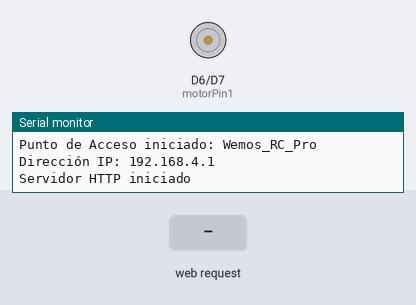
This sketch was run on a simulated ESP8266 (Wemos D1 mini). Shown: motor-driver pin pairs drawn as motors (green arrow = first pin HIGH = forward, orange = second pin HIGH = backward, longer = more drive, scaled by the enable pin), the last lines printed to the serial monitor. The inputs (shaded band) are chosen by the test bench.

Above: at 1.2 s.
1.3 s: HTTP request GET /forward received
At 2.0 s:
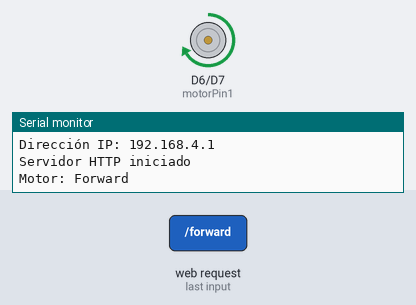
4.3 s: HTTP request GET /backward received
At 5.5 s:
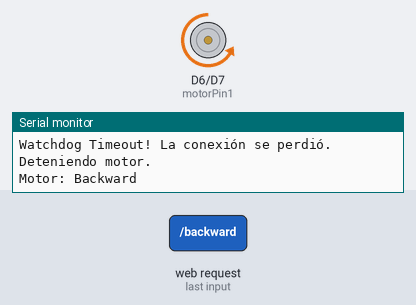
7.3 s: HTTP request GET /forward?val=1 received
At 7.8 s:
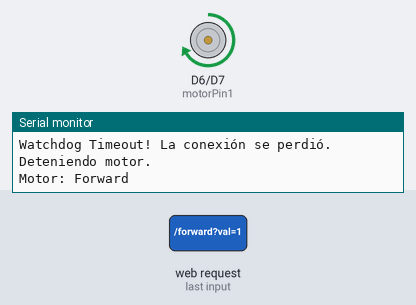
10.3 s: HTTP request GET /forward?val=0 received
At 14.0 s:
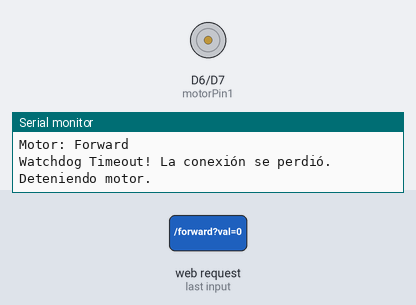
Timing chart, 0 to 14.3 s (numbered marks = the images above; inputs shaded):
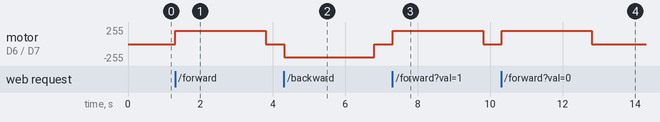

Measured:
- after the input at 1.3 s, motor on D6 (motorPin1) / D7 (motorPin2): stopped → forward 200/255 at once, → stopped 2.5 s later
- after the input at 4.3 s, motor on D6 (motorPin1) / D7 (motorPin2): stopped → backward 200/255 at once, → stopped 2.5 s later
- after the input at 7.3 s, motor on D6 (motorPin1) / D7 (motorPin2): stopped → forward 200/255 at once, → stopped 2.5 s later
- after the input at 10.3 s, motor on D6 (motorPin1) / D7 (motorPin2): stopped → forward 200/255 at once, → stopped 2.5 s later

The sketch:

main.ino
```cpp
#include <ESP8266WiFi.h>
#include <ESP8266WebServer.h>

// --- Configuración de Red ---
const char* ssid = "Wemos_RC_Pro";
const char* password = "WemosPro";

// --- Configuración de Pines ---
const int motorPin1 = D6;  // Dirección 1
const int motorPin2 = D7;  // Dirección 2
const int enablePin = D8;  // PWM para Velocidad

ESP8266WebServer server(80);

int currentSpeed = 200; // Velocidad inicial (0-255)
bool isMoving = false;
unsigned long lastWatchdog = 0;
const unsigned long WATCHDOG_TIMEOUT = 2500; // 2.5 segundos de gracia

// HTML, CSS y JS embebidos con diseño Premium
const char INDEX_HTML[] PROGMEM = R"=====(
<!DOCTYPE html>
<html lang="es">
  <head>
    <meta charset="UTF-8" />
    <meta
      name="viewport"
      content="width=device-width, initial-scale=1.0, maximum-scale=1.0, user-scalable=no"
    />
    <title>Wemos RC Pro</title>
    <link
      href="https://fonts.googleapis.com/css2?family=Orbitron:wght@400;700&family=Inter:wght@300;500&display=swap"
      rel="stylesheet"
    />
    <style>
      :root {
        --bg: #0f172a;
        --glass: rgba(30, 41, 59, 0.7);
        --primary: #22d3ee;
        --secondary: #10b981;
        --danger: #ef4444;
        --text: #f8fafc;
      }

      * {
        box-sizing: border-box;
        -webkit-tap-highlight-color: transparent;
      }

      body {
        font-family: "Inter", sans-serif;
        background: radial-gradient(circle at top right, #1e293b, #0f172a);
        color: var(--text);
        margin: 0;
        display: flex;
        flex-direction: column;
        align-items: center;
        justify-content: center;
        min-height: 100vh;
        overflow: hidden;
        font-size: 20px;
      }

      .header {
        margin-bottom: 2rem;
        text-align: center;
      }

      h1 {
        font-family: "Orbitron", sans-serif;
        font-size: 1.8rem;
        letter-spacing: 2px;
        color: var(--primary);
        text-shadow: 0 0 15px rgba(34, 211, 238, 0.5);
        margin: 0;
      }

      .status {
        font-size: 0.8rem;
        color: var(--secondary);
        margin-top: 0.5rem;
        display: flex;
        align-items: center;
        justify-content: center;
        gap: 5px;
      }

      .status-dot {
        width: 8px;
        height: 8px;
        background: var(--secondary);
        border-radius: 50%;
        box-shadow: 0 0 8px var(--secondary);
        animation: pulse 2s infinite;
      }

      @keyframes pulse {
        0% {
          opacity: 0.4;
        }
        50% {
          opacity: 1;
        }
        100% {
          opacity: 0.4;
        }
      }

      .control-panel {
        background: var(--glass);
        backdrop-filter: blur(12px);
        border: 1px solid rgba(255, 255, 255, 0.1);
        border-radius: 30px;
        padding: 2rem;
        box-shadow: 0 25px 50px -12px rgba(0, 0, 0, 0.5);
        width: 90%;
        max-width: 400px;
        display: flex;
        flex-direction: column;
        gap: 1.5rem;
      }

      .direction-controls {
        display: grid;
        grid-template-columns: 1fr;
        gap: 1rem;
      }

      .btn {
        padding: 1.5rem;
        border: none;
        border-radius: 16px;
        font-family: "Orbitron", sans-serif;
        font-size: 1.2rem;
        font-weight: bold;
        color: white;
        cursor: pointer;
        transition: all 0.2s cubic-bezier(0.4, 0, 0.2, 1);
        display: flex;
        align-items: center;
        justify-content: center;
        gap: 10px;
        box-shadow: 0 4px 6px -1px rgba(0, 0, 0, 0.1);
        touch-action: none;
        -webkit-user-select: none;
        user-select: none;
      }

      .btn:active {
        transform: scale(0.95);
        filter: brightness(1.2);
      }

      .fwd {
        background: linear-gradient(135deg, #10b981, #059669);
      }
      .bwd {
        background: linear-gradient(135deg, #3b82f6, #2563eb);
      }
      .stop {
        background: linear-gradient(135deg, #ef4444, #dc2626);
      }

      .slider-container {
        margin-top: 1rem;
      }

      .slider-label {
        display: flex;
        justify-content: space-between;
        margin-bottom: 0.8rem;
        font-size: 0.9rem;
        color: #94a3b8;
      }

      input[type="range"] {
        -webkit-appearance: none;
        width: 100%;
        background: transparent;
      }

      input[type="range"]::-webkit-slider-runnable-track {
        width: 100%;
        height: 8px;
        background: #334155;
        border-radius: 4px;
      }

      input[type="range"]::-webkit-slider-thumb {
        -webkit-appearance: none;
        height: 24px;
        width: 24px;
        border-radius: 50%;
        background: var(--primary);
        cursor: pointer;
        margin-top: -8px;
        box-shadow: 0 0 15px var(--primary);
      }

      .footer {
        margin-top: 2rem;
        color: #64748b;
        font-size: 0.7rem;
        text-transform: uppercase;
        letter-spacing: 1px;
      }
    </style>
  </head>
  <body>
    <div class="header">
      <h1>WEMOS RC PRO</h1>
      <div class="status">
        <div class="status-dot"></div>
        SISTEMA ONLINE
      </div>
    </div>

    <div class="control-panel">
      <div class="direction-controls">
        <button
          class="btn fwd"
          onpointerdown="event.preventDefault(); sendCommand('/forward')"
          onpointerup="sendCommand('/stop')"
          onpointerleave="sendCommand('/stop')"
          onpointercancel="sendCommand('/stop')"
        >
          AVANZAR ▲
        </button>

        <button class="btn stop" onclick="sendCommand('/stop')">
          PARAR 🛑
        </button>

        <button
          class="btn bwd"
          onpointerdown="event.preventDefault(); sendCommand('/backward')"
          onpointerup="sendCommand('/stop')"
          onpointerleave="sendCommand('/stop')"
          onpointercancel="sendCommand('/stop')"
        >
          RETROCEDER ▼
        </button>
      </div>

      <div class="slider-container">
        <div class="slider-label">
          <span>POTENCIA</span>
          <span id="speedVal">78%</span>
        </div>
        <input
          type="range"
          min="0"
          max="255"
          value="200"
          oninput="updateSpeed(this.value)"
        />
      </div>
    </div>

    <div class="footer">UDONE Engine &bull; Motor Control v2.1</div>

    <script>
      let lastSpeedSend = 0;
      let speedTimeout;

      function sendCommand(path) {
        console.log("Sending:", path);
        fetch(path).catch((err) => console.error("Fetch Error:", err));
      }

      function updateSpeed(val) {
        const percent = Math.round((val / 255) * 100);
        document.getElementById("speedVal").innerText = percent + "%";

        // Throttling: Enviar máximo cada 100ms
        clearTimeout(speedTimeout);
        const now = Date.now();
        if (now - lastSpeedSend > 100) {
          sendCommand("/speed?val=" + val);
          lastSpeedSend = now;
        } else {
          speedTimeout = setTimeout(() => {
            sendCommand("/speed?val=" + val);
            lastSpeedSend = Date.now();
          }, 100);
        }
      }

      // Prevent context menu on long press
      window.oncontextmenu = function (event) {
        event.preventDefault();
        event.stopPropagation();
        return false;
      };

      // Watchdog Heartbeat: Enviar señal de vida cada 1 segundo
      setInterval(() => {
        fetch("/ping").catch(() => {});
      }, 1000);
    </script>
  </body>
</html>
)=====";


// Helper interno para evitar duplicidad de código y asegurar estado LOW
void stopMotorHelper() {
  digitalWrite(motorPin1, LOW);
  digitalWrite(motorPin2, LOW);
  analogWrite(enablePin, 0);
  isMoving = false;
  delay(10); // Breve pausa para proteger el Puente H
}

void handleRoot() {
  lastWatchdog = millis(); // Reset al cargar la web
  server.send(200, "text/html", FPSTR(INDEX_HTML));
}

void handlePing() {
  lastWatchdog = millis();
  server.send(200, "text/plain", "PONG");
}

void moveForward() {
  lastWatchdog = millis();
  stopMotorHelper(); // Seguridad: Parar antes de cambiar dirección
  digitalWrite(motorPin1, HIGH);
  digitalWrite(motorPin2, LOW);
  analogWrite(enablePin, currentSpeed);
  isMoving = true;
  server.send(200, "text/plain", "OK Forward");
  Serial.println("Motor: Forward");
}

void moveBackward() {
  lastWatchdog = millis();
  stopMotorHelper(); // Seguridad: Parar antes de cambiar dirección
  digitalWrite(motorPin1, LOW);
  digitalWrite(motorPin2, HIGH);
  analogWrite(enablePin, currentSpeed);
  isMoving = true;
  server.send(200, "text/plain", "OK Backward");
  Serial.println("Motor: Backward");
}

void stopMotor() {
  lastWatchdog = millis();
  stopMotorHelper();
  server.send(200, "text/plain", "OK Stop");
  Serial.println("Motor: Stopped");
}

void changeSpeed() {
  lastWatchdog = millis();
  if (server.hasArg("val")) {
    currentSpeed = server.arg("val").toInt();
    if (isMoving) analogWrite(enablePin, currentSpeed);
    server.send(200, "text/plain", "OK Speed set");
    Serial.print("Speed updated: ");
    Serial.println(currentSpeed);
  } else {
    server.send(400, "text/plain", "Missing val");
  }
}

void setup() {
  Serial.begin(115200);
  Serial.println("\n--- Iniciando Wemos RC Pro ---");

  pinMode(enablePin, OUTPUT);
  pinMode(motorPin1, OUTPUT);
  pinMode(motorPin2, OUTPUT);

  // Configuración PWM (Frecuencia y Rango)
  analogWriteRange(255);
  analogWriteFreq(5000);

  stopMotorHelper(); // Asegurar que esté apagado al inicio

  // Configurar IP fija (más estable)
  IPAddress local_IP(192, 168, 4, 1);
  IPAddress gateway(192, 168, 4, 1);
  IPAddress subnet(255, 255, 255, 0);
  WiFi.softAPConfig(local_IP, gateway, subnet);

  // Configurar Punto de Acceso (Access Point)
  WiFi.mode(WIFI_AP);
  // Parámetros: SSID, Password, canal 1, red visible, máximo 1 cliente
  if (WiFi.softAP(ssid, password, 1, 0, 1)) {
    Serial.print("Punto de Acceso iniciado: ");
    Serial.println(ssid);
  } else {
    Serial.println("Error al iniciar Punto de Acceso");
  }

  IPAddress myIP = WiFi.softAPIP();
  Serial.print("Dirección IP: ");
  Serial.println(myIP);

  // Definir rutas del servidor
  server.on("/", handleRoot);
  server.on("/ping", handlePing);
  server.on("/forward", moveForward);
  server.on("/backward", moveBackward);
  server.on("/stop", stopMotor);
  server.on("/speed", changeSpeed);

  server.begin();
  Serial.println("Servidor HTTP iniciado");
}

void loop() {
  server.handleClient();

  // Watchdog de seguridad: detiene el motor si se pierde la conexión
  if (isMoving && (millis() - lastWatchdog > WATCHDOG_TIMEOUT)) {
    Serial.println("Watchdog Timeout! La conexión se perdió. Deteniendo motor.");
    stopMotorHelper();
  }
}
```
